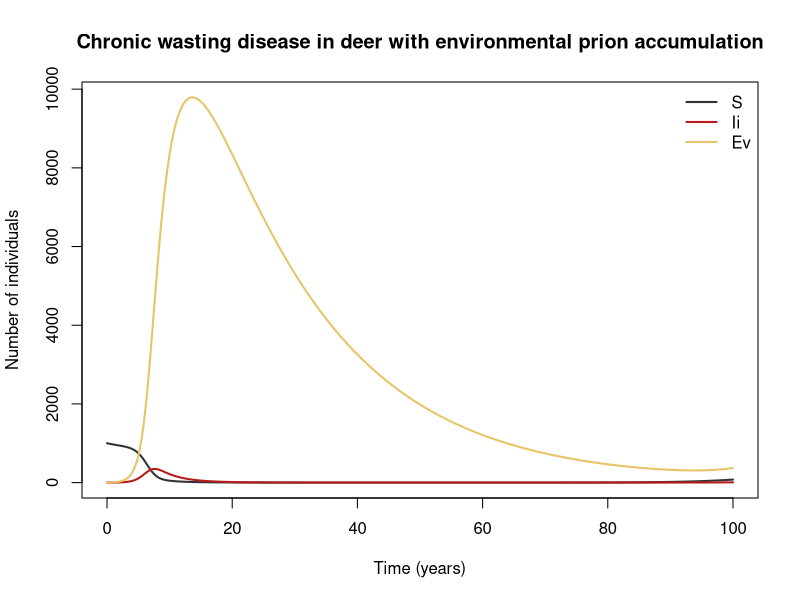

Generate this figure with R:
## Chronic wasting disease in deer with environmental prion accumulation
## Chronic wasting disease (prion), mule deer / white-tailed deer.
## Only 3 compartments, which makes this the cleanest demonstration of an environmental-reservoir model: with beta_env = 0 the epidemic is density-dependent and self-limiting, while with slow prion decay the environmental term creates a ratche
## Parameter values: 0 of 10 checked against the source; the rest are recalled or illustrative.
## Reference: Miller MW, Hobbs NT, Tavener SJ (2006). Dynamics of prion disease transmission in mule deer. Ecological Applications 16(6):2208–2214
## Source: https://doi.org/10.1890/1051-0761(2006
##
## Generated from a compartmental model diagram (model format v1).
## Regenerating from the same diagram always gives this exact file.
##
## Compartments: S, Ii, Ev
## Flows (time unit: years):
##   (outside) -> S   : births
##   S -> Ii          : lambda * S
##   S -> (outside)   : (mu + harvest) * S
##   Ii -> (outside)  : (mu + alpha + harvest) * Ii
##   (outside) -> Ev  : (shed * Ii + carc * alpha * Ii)
##   Ev -> (outside)  : decay_e * Ev

library(deSolve)

# ---- Time ------------------------------------------------------------
times <- seq(0, 100, by = 0.1)  # years

# ---- Parameters ------------------------------------------------------
parameters <- c(
  beta_dir = 0.0008,  # direct deer-to-deer transmission coefficient (density-dependent) [illustrative] (per deer per year)
  beta_env = 0.0002,  # environment-to-deer transmission coefficient [illustrative] (per prion unit per year)
  alpha = 0.55,       # CWD-induced mortality rate (mean time from infection to death ≈2 years) [unverified] (per year)
  mu = 0.15,          # natural (non-CWD) mortality rate [illustrative] (per year)
  bdeer = 0.35,       # maximum per-capita birth rate [illustrative] (per year)
  Kd = 1500,          # carrying capacity [illustrative] (deer)
  shed = 1.0,         # shedding from live infected animals (saliva, urine, faeces) [illustrative] (prion units per infected deer per year)
  carc = 10.0,        # prion deposited by a carcass [illustrative] (prion units per CWD death)
  decay_e = 0.05,     # loss of environmental infectivity (prions persist for years; this is the parameter the literature identifies as pivotal) [illustrative] (per year)
  harvest = 0         # hunter harvest rate (control lever; can be applied preferentially to Ii) [illustrative] (per year)
)

# ---- Initial conditions ----------------------------------------------
state <- c(
  S = 1000,  # susceptible deer
  Ii = 1,    # infected deer (long subclinical + clinical infection, assumed infectious throughout)
  Ev = 0     # environmental prion load (infectious units; E avoided for clarity)
)

# ---- Model equations -------------------------------------------------
cwd_deer_environmental_model <- function(t, state, parameters) {
  with(as.list(c(state, parameters)), {
    # Total population
    N_total <- S + Ii

    # Derived quantities
    N <- S + Ii                                # deer population
    lambda <- beta_dir * Ii + beta_env * Ev    # force of infection (direct + indirect, additive)
    births <- bdeer * N * pmax(1 - N / Kd, 0)  # logistic recruitment
    prev <- Ii / pmax(N, 1e-9)                 # prevalence

    # Rates of change
    dS <- births - lambda * S - (mu + harvest) * S
    dIi <- lambda * S - (mu + alpha + harvest) * Ii
    dEv <- (shed * Ii + carc * alpha * Ii) - decay_e * Ev

    list(c(dS, dIi, dEv))
  })
}

# ---- Solve -----------------------------------------------------------
out <- ode(y = state, times = times, func = cwd_deer_environmental_model, parms = parameters)
out <- as.data.frame(out)

# ---- Plot ------------------------------------------------------------
compartment_cols <- c(S = "#333333", Ii = "#B71C1C", Ev = "#E8C468")
matplot(out$time, out[, names(compartment_cols)], type = "l", lty = 1, lwd = 2,
        col = compartment_cols, xlab = "Time (years)", ylab = "Number of individuals",
        main = "Chronic wasting disease in deer with environmental prion accumulation")
legend("topright", legend = names(compartment_cols), col = compartment_cols,
       lty = 1, lwd = 2, bty = "n")
